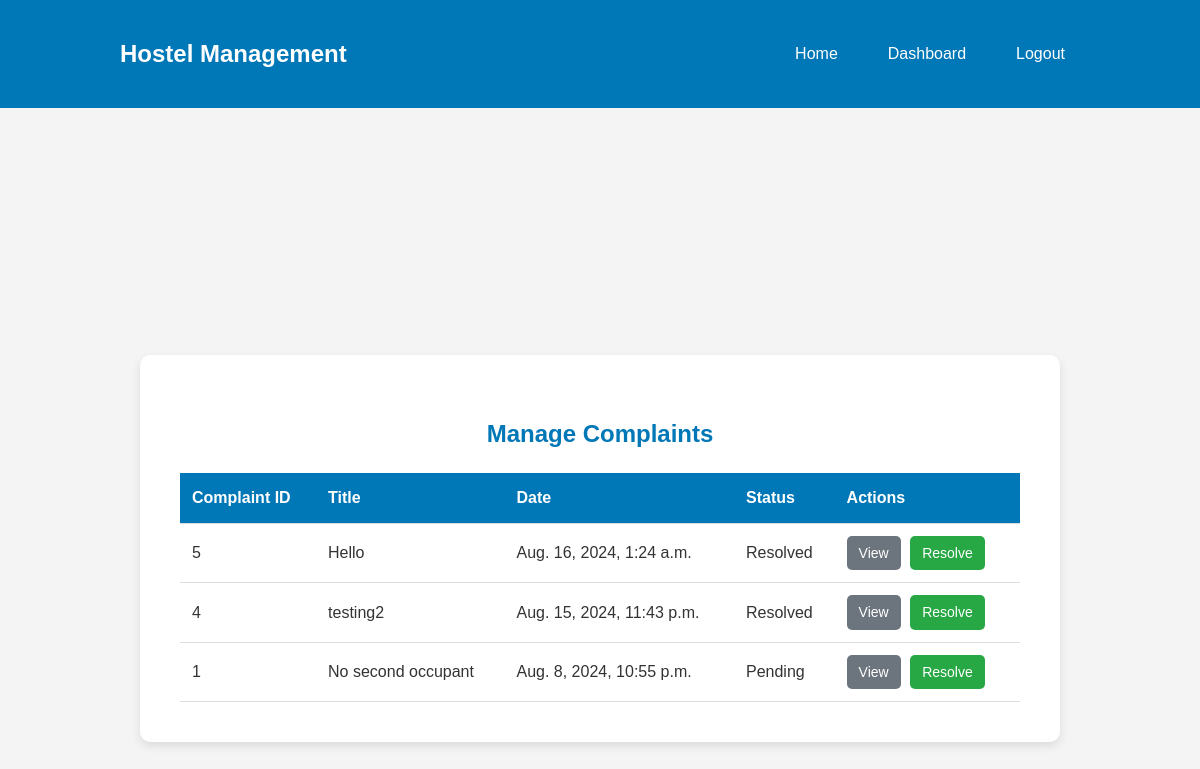
/manager/manage-complaints/ (signed in), run on an earlier commit of the app's database.
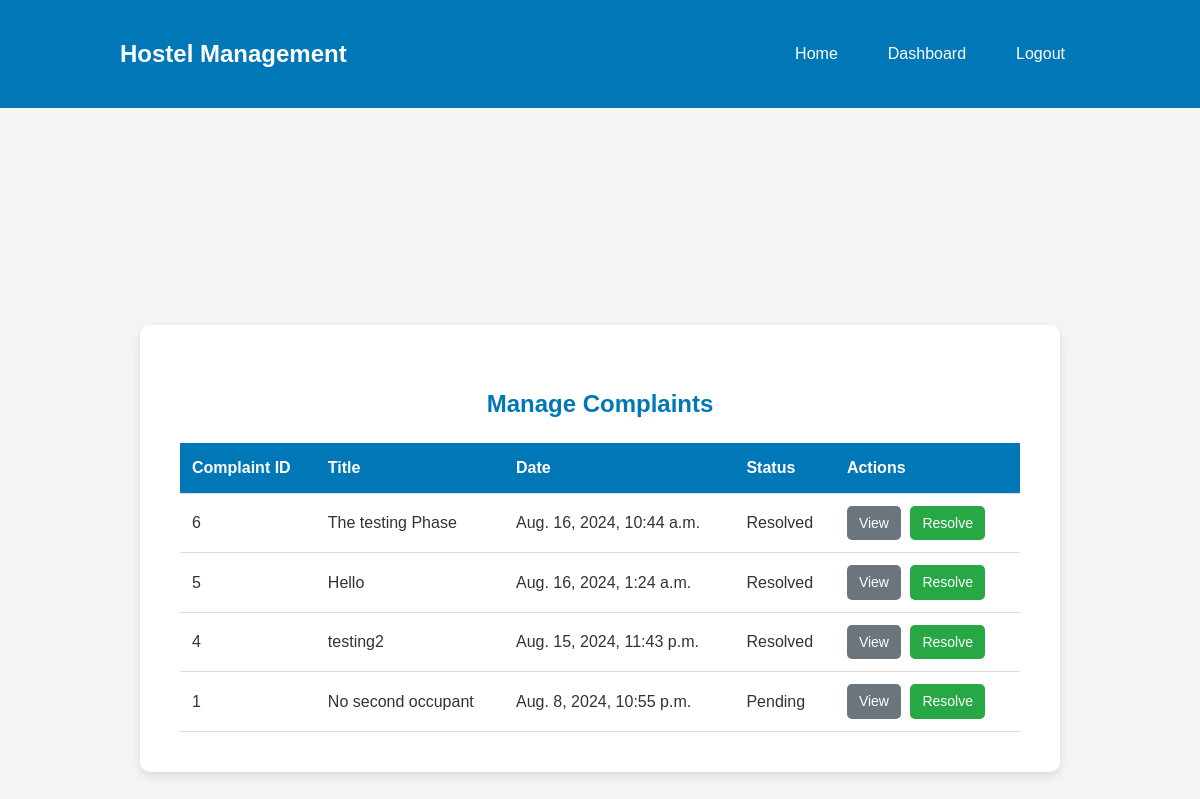
And on a later commit of the database.
### core/models.py (models this page shows)
class Complaint(models.Model):
    student = models.ForeignKey(StudentProfile, on_delete=models.CASCADE)
    complaint_text = models.TextField()
    status = models.CharField(max_length=10, choices=(('pending', 'Pending'), ('resolved', 'Resolved')), default='pending')
    date_filed = models.DateTimeField(auto_now_add=True)
    date_resolved = models.DateTimeField(null=True, blank=True)

### core/views.py (the view)
# urls.py: path('manager/manage-complaints/', views.manage_complaints, name='manage_complaints'),
def manage_complaints(request):
    if request.user.role != 'manager':
        return redirect('login')
    complaints = Complaint.objects.all().order_by('-date_filed')
    return render(request, 'manager/manage_complaints.html', {'complaints': complaints})

### core/templates/manager/manage_complaints.html (shortened to what this page needs)
{% extends 'core/base.html' %}
{% block body %}
<div class="manage-complaints-container">
    <div class="manage-complaints-box">
        <h2>Manage Complaints</h2>
        {% if complaints %}
        <table class="complaints-table">
            <thead>
                <tr>
                    <th>Complaint ID</th>
                    <th>Title</th>
                    <th>Date</th>
                    <th>Status</th>
                    <th>Actions</th>
                </tr>
            </thead>
            <tbody>
                {% for complaint in complaints %}
                <tr>
                    <td>{{ complaint.id }}</td>
                    <td>{{ complaint.complaint_text }}</td>
                    <td>{{ complaint.date_filed }}</td>
                    <td>{{ complaint.get_status_display }}</td>
                    <td>
                        <a href="{% url 'view_complaint' complaint.id %}" class="btn btn-secondary">View</a>
                        <a href="{% url 'resolve_complaint' complaint.id %}" class="btn btn-success">Resolve</a>
                    </td>
                </tr>
                {% empty %}
                <tr>
                    <td colspan="5">No complaints available.</td>
                </tr>
                {% endfor %}
            </tbody>
        </table>
        {% else %}
        <p>No complaints available.</p>
        {% endif %}
    </div>
</div>
{% endblock body %}

What changed in the data, as far as the page shows it:
added Complaint: id "6", complaint_text "The testing Phase", date_filed "Aug. 16, 2024, 10:44 a.m.", status "Resolved"
